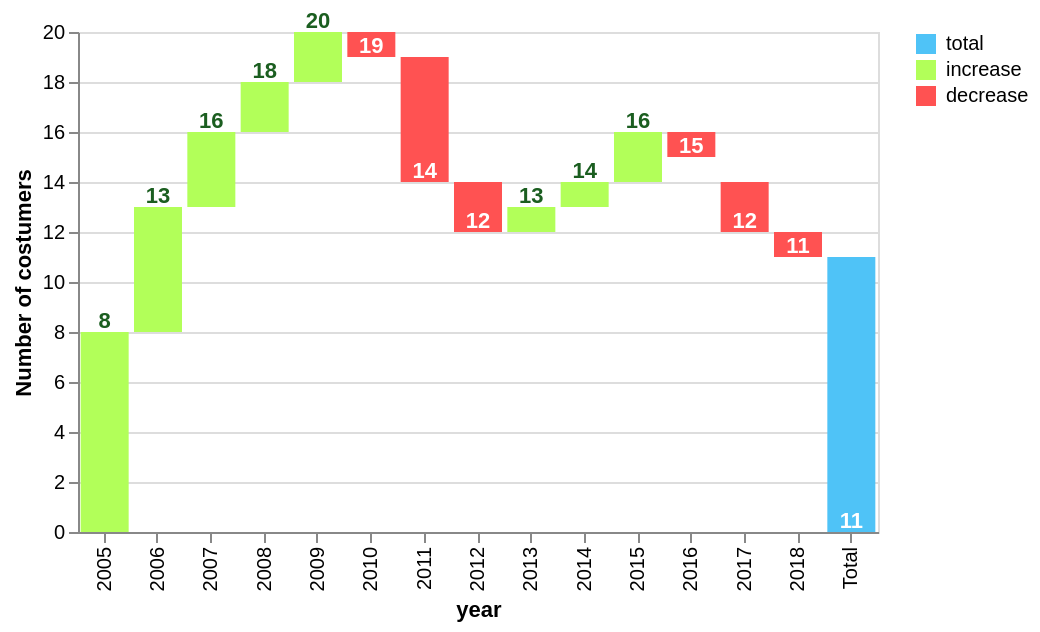

Describe this chart as a Vega-Lite specification.
### Vega-Lite specification from a JSON file in a GitHub repository (floating-point values rounded to 4 significant figures)
{"$schema": "https://vega.github.io/schema/vega-lite/v2.json", "description": "Waterfall chart", "width": 400, "height": 250, "padding": 5, "data": {"values": [{"year": "2005", "start": 0, "end": 8, "cat": "increase"}, {"year": "2006", "start": 8, "end": 13, "cat": "increase"}, {"year": "2007", "start": 13, "end": 16, "cat": "increase"}, {"year": "2008", "start": 16, "end": 18, "cat": "increase"}, {"year": "2009", "start": 18, "end": 20, "cat": "increase"}, {"year": "2010", "start": 20, "end": 19, "cat": "decrease"}, {"year": "2011", "start": 19, "end": 14, "cat": "decrease"}, {"year": "2012", "start": 14, "end": 12, "cat": "decrease"}, {"year": "2013", "start": 12, "end": 13, "cat": "increase"}, {"year": "2014", "start": 13, "end": 14, "cat": "increase"}, {"year": "2015", "start": 14, "end": 16, "cat": "increase"}, {"year": "2016", "start": 16, "end": 15, "cat": "decrease"}, {"year": "2017", "start": 14, "end": 12, "cat": "decrease"}, {"year": "2018", "start": 12, "end": 11, "cat": "decrease"}, {"year": "Total", "start": 11, "end": 0, "cat": "total"}]}, "encoding": {"x": {"field": "year", "type": "nominal"}, "y": {"field": "start", "type": "quantitative", "axis": {"title": "Number of costumers"}}, "y2": {"field": "end", "type": "quantitative"}}, "layer": [{"mark": "bar", "encoding": {"color": {"field": "cat", "type": "ordinal", "legend": {"title": ""}, "scale": {"domain": ["total", "increase", "decrease"], "range": ["#4FC3F7", "#B2FF59", "#FF5252"]}}}}, {"mark": "text", "encoding": {"y": {"field": "end", "type": "quantitative"}, "text": {"condition": {"test": "datum['cat'] == 'total'", "field": "start"}, "field": "end", "type": "nominal"}, "color": {"condition": {"test": "datum['cat'] != 'increase'", "value": "white"}, "value": "#1B5E20"}}}], "config": {"text": {"baseline": "bottom", "align": "center", "fontWeight": "bold"}}}
